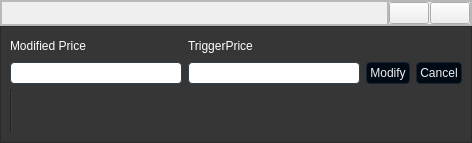
<?xml version="1.0" encoding="UTF-8"?>
<ui version="4.0">
 <class>MainWindow</class>
 <widget class="QMainWindow" name="MainWindow">
  <property name="geometry">
   <rect>
    <x>0</x>
    <y>0</y>
    <width>472</width>
    <height>143</height>
   </rect>
  </property>
  <property name="windowTitle">
   <string>MainWindow</string>
  </property>
  <property name="styleSheet">
   <string notr="true"/>
  </property>
  <widget class="QWidget" name="centralwidget">
   <property name="styleSheet">
    <string notr="true"/>
   </property>
   <layout class="QGridLayout" name="gridLayout">
    <property name="leftMargin">
     <number>0</number>
    </property>
    <property name="topMargin">
     <number>0</number>
    </property>
    <property name="rightMargin">
     <number>0</number>
    </property>
    <property name="bottomMargin">
     <number>0</number>
    </property>
    <property name="spacing">
     <number>0</number>
    </property>
    <item row="2" column="1" colspan="2">
     <widget class="QFrame" name="TriggerPrice">
      <property name="sizePolicy">
       <sizepolicy hsizetype="Expanding" vsizetype="Expanding">
        <horstretch>0</horstretch>
        <verstretch>0</verstretch>
       </sizepolicy>
      </property>
      <property name="styleSheet">
       <string notr="true">QWidget {

background-color: #363636;
}
QPushButton {
  background-color: #000a14;
  border: 1px solid #19232d;
  color: #F0F0F0;
  border-radius: 4px;
  padding: 3px;
  outline: none;
  /* Issue #194 - Special case of QPushButton inside dialogs, for better UI */
  min-width: 20px;
}

QPushButton:disabled {
  background-color: #19232d;
  border: 1px solid #19232d;
  color: #787878;
  border-radius: 4px;
  padding: 3px;
}

QPushButton:checked {
  background-color: #19232d;
  border: 1px solid #19232d;
  border-radius: 4px;
  padding: 3px;
  outline: none;
}

QPushButton:checked:disabled {
  background-color: #000A14;
  border: 1px solid #19232d;
  color: #787878;
  border-radius: 4px;
  padding: 3px;
  outline: none;
}

QPushButton:checked:selected {
  background: #1464A0;
  color: #19232d;
}

QPushButton::menu-indicator {
  subcontrol-origin: padding;
  subcontrol-position: bottom right;
  bottom: 4px;
}

QPushButton:pressed {
  background-color: #000A14;
  border: 1px solid #000A14;
}

QPushButton:pressed:hover {
/*  border: 1px solid #148CD2;*/
  background-color: #148CD2;
}

QPushButton:hover {
  background-color: #148CD2;    
}

QPushButton:selected {
  background: #1464A0;
  color: #19232d;
}

QPushButton:hover {
  border: 1px solid #148CD2;
  color: #F0F0F0;
}

QPushButton:focus {
  border: 1px solid #1464A0;
}



QComboBox {
  background-color: #ffffff;
  border: 1px solid #19232d;
  border-radius: 4px;
  selection-background-color: #1464A0;
  padding-left: 4px;
  padding-right: 10px;
color:111111;
  /* 4 + 16*2 See scrollbar size */
  /* Fixes #103, #111 */
  min-height: 1.5em;
  /* padding-top: 2px;     removed to fix #132 */
  /* padding-bottom: 2px;  removed to fix #132 */
  /* min-width: 75px;      removed to fix #109 */
  /* Needed to remove indicator - fix #132 */
}

QComboBox QAbstractItemView {
  border: 1px solid #19232d;
  border-radius: 0;
  background-color: #eeeeee;
  color: #111111;
  selection-background-color: #1464A0;
}

QComboBox QAbstractItemView:hover {
  background-color: #eeeeee;
  color: #111111;
}

QComboBox QAbstractItemView:selected {
  background: #1464A0;
  color: #19232d;
}

QComboBox QAbstractItemView:alternate {
  background: #eeeeee;
}

QComboBox:disabled {
  background-color: #dddddd;
  color: #787878;
}

QComboBox:hover {
  border: 1px solid #148CD2;
}

QComboBox:focus {
  background-color: #1464A0;
  border: 1px solid #1464A0;
}

QComboBox:on {
  selection-background-color: #1464A0;
}

QComboBox::indicator {
  border: none;
  border-radius: 0;
  background-color: transparent;
  selection-background-color: transparent;
  color: transparent;
  selection-color: transparent;
  /* Needed to remove indicator - fix #132 */
}

QComboBox::indicator:alternate {
  background: #000A14;
}

QComboBox::item:alternate {
  background: #000A14;
}

QComboBox::item:selected {
  border: 0px solid transparent;
}

QComboBox::drop-down {
  subcontrol-origin: padding;
  subcontrol-position: top right;
  width: 12px;
  border-left: 1px solid #19232d;
}

QComboBox::down-arrow {
  image: url(&quot;:/qss_icons/rc/arrow_down_disabled.png&quot;);
  height: 8px;
  width: 8px;
}

QComboBox::down-arrow:on, QComboBox::down-arrow:hover, QComboBox::down-arrow:focus {
  image: url(&quot;:/qss_icons/rc/arrow_down.png&quot;);
}


QLineEdit {
  background-color: #ffffff;
  padding-top: 2px;
  /* This QLineEdit fix  103, 111 */
  padding-bottom: 2px;
  /* This QLineEdit fix  103, 111 */
  padding-left: 4px;
  padding-right: 4px;
  border-style: solid;
  border: 1px solid #32414B;
  border-radius: 4px;
  color: 000000;
}

QLineEdit:disabled {
  background-color: #cccccc;
  color: #787878;
}

QLineEdit:hover {
  border: 1px solid #148CD2;
  color: #000000;
}

QLineEdit:focus {
  border: 1px solid #1464A0;
}

QLineEdit:selected {
  background-color: #1464A0;
  color: #000000;
}
</string>
      </property>
      <property name="frameShape">
       <enum>QFrame::StyledPanel</enum>
      </property>
      <property name="frameShadow">
       <enum>QFrame::Raised</enum>
      </property>
      <layout class="QGridLayout" name="gridLayout_2">
       <item row="1" column="1">
        <widget class="QLineEdit" name="leModifiedPrice"/>
       </item>
       <item row="1" column="2">
        <widget class="QLineEdit" name="leModifiedTriggerPrice"/>
       </item>
       <item row="1" column="4">
        <widget class="QPushButton" name="pushButton_2">
         <property name="text">
          <string>Cancel</string>
         </property>
        </widget>
       </item>
       <item row="1" column="3">
        <widget class="QPushButton" name="pbModify">
         <property name="text">
          <string>Modify</string>
         </property>
        </widget>
       </item>
       <item row="0" column="1">
        <widget class="QLabel" name="label">
         <property name="maximumSize">
          <size>
           <width>16777215</width>
           <height>20</height>
          </size>
         </property>
         <property name="styleSheet">
          <string notr="true">color: rgb(255, 255, 255);</string>
         </property>
         <property name="text">
          <string>Modified Price</string>
         </property>
        </widget>
       </item>
       <item row="0" column="2">
        <widget class="QLabel" name="label_2">
         <property name="styleSheet">
          <string notr="true">color: rgb(255, 255, 255);</string>
         </property>
         <property name="text">
          <string>TriggerPrice</string>
         </property>
        </widget>
       </item>
       <item row="2" column="1">
        <widget class="Line" name="line">
         <property name="orientation">
          <enum>Qt::Vertical</enum>
         </property>
        </widget>
       </item>
      </layout>
     </widget>
    </item>
    <item row="1" column="1" colspan="2" alignment="Qt::AlignTop">
     <widget class="QFrame" name="headerFrame">
      <property name="frameShape">
       <enum>QFrame::StyledPanel</enum>
      </property>
      <property name="frameShadow">
       <enum>QFrame::Raised</enum>
      </property>
      <layout class="QGridLayout" name="gridLayout_5">
       <property name="leftMargin">
        <number>0</number>
       </property>
       <property name="topMargin">
        <number>0</number>
       </property>
       <property name="rightMargin">
        <number>0</number>
       </property>
       <property name="bottomMargin">
        <number>0</number>
       </property>
       <property name="spacing">
        <number>0</number>
       </property>
       <item row="0" column="1" alignment="Qt::AlignRight">
        <widget class="QFrame" name="frame_2">
         <property name="sizePolicy">
          <sizepolicy hsizetype="Maximum" vsizetype="Maximum">
           <horstretch>0</horstretch>
           <verstretch>0</verstretch>
          </sizepolicy>
         </property>
         <property name="frameShape">
          <enum>QFrame::StyledPanel</enum>
         </property>
         <property name="frameShadow">
          <enum>QFrame::Raised</enum>
         </property>
         <layout class="QHBoxLayout" name="horizontalLayout">
          <property name="spacing">
           <number>1</number>
          </property>
          <property name="leftMargin">
           <number>0</number>
          </property>
          <property name="topMargin">
           <number>0</number>
          </property>
          <property name="rightMargin">
           <number>0</number>
          </property>
          <property name="bottomMargin">
           <number>0</number>
          </property>
          <item>
           <widget class="QPushButton" name="bt_min">
            <property name="sizePolicy">
             <sizepolicy hsizetype="Maximum" vsizetype="Maximum">
              <horstretch>0</horstretch>
              <verstretch>0</verstretch>
             </sizepolicy>
            </property>
            <property name="text">
             <string/>
            </property>
            <property name="icon">
             <iconset resource="../icons/icons.qrc">
              <normaloff>:/icon1/minus.svg</normaloff>:/icon1/minus.svg</iconset>
            </property>
           </widget>
          </item>
          <item>
           <widget class="QPushButton" name="bt_close">
            <property name="sizePolicy">
             <sizepolicy hsizetype="Maximum" vsizetype="Maximum">
              <horstretch>0</horstretch>
              <verstretch>0</verstretch>
             </sizepolicy>
            </property>
            <property name="text">
             <string/>
            </property>
            <property name="icon">
             <iconset resource="../icons/icons.qrc">
              <normaloff>:/icon1/x.svg</normaloff>:/icon1/x.svg</iconset>
            </property>
           </widget>
          </item>
         </layout>
        </widget>
       </item>
       <item row="0" column="0">
        <widget class="QFrame" name="frame">
         <property name="sizePolicy">
          <sizepolicy hsizetype="Expanding" vsizetype="Expanding">
           <horstretch>0</horstretch>
           <verstretch>0</verstretch>
          </sizepolicy>
         </property>
         <property name="frameShape">
          <enum>QFrame::StyledPanel</enum>
         </property>
         <property name="frameShadow">
          <enum>QFrame::Raised</enum>
         </property>
        </widget>
       </item>
      </layout>
     </widget>
    </item>
   </layout>
  </widget>
 </widget>
 <tabstops>
  <tabstop>bt_close</tabstop>
  <tabstop>bt_min</tabstop>
 </tabstops>
 <resources>
  <include location="../icons/icons.qrc"/>
 </resources>
 <connections/>
</ui>
